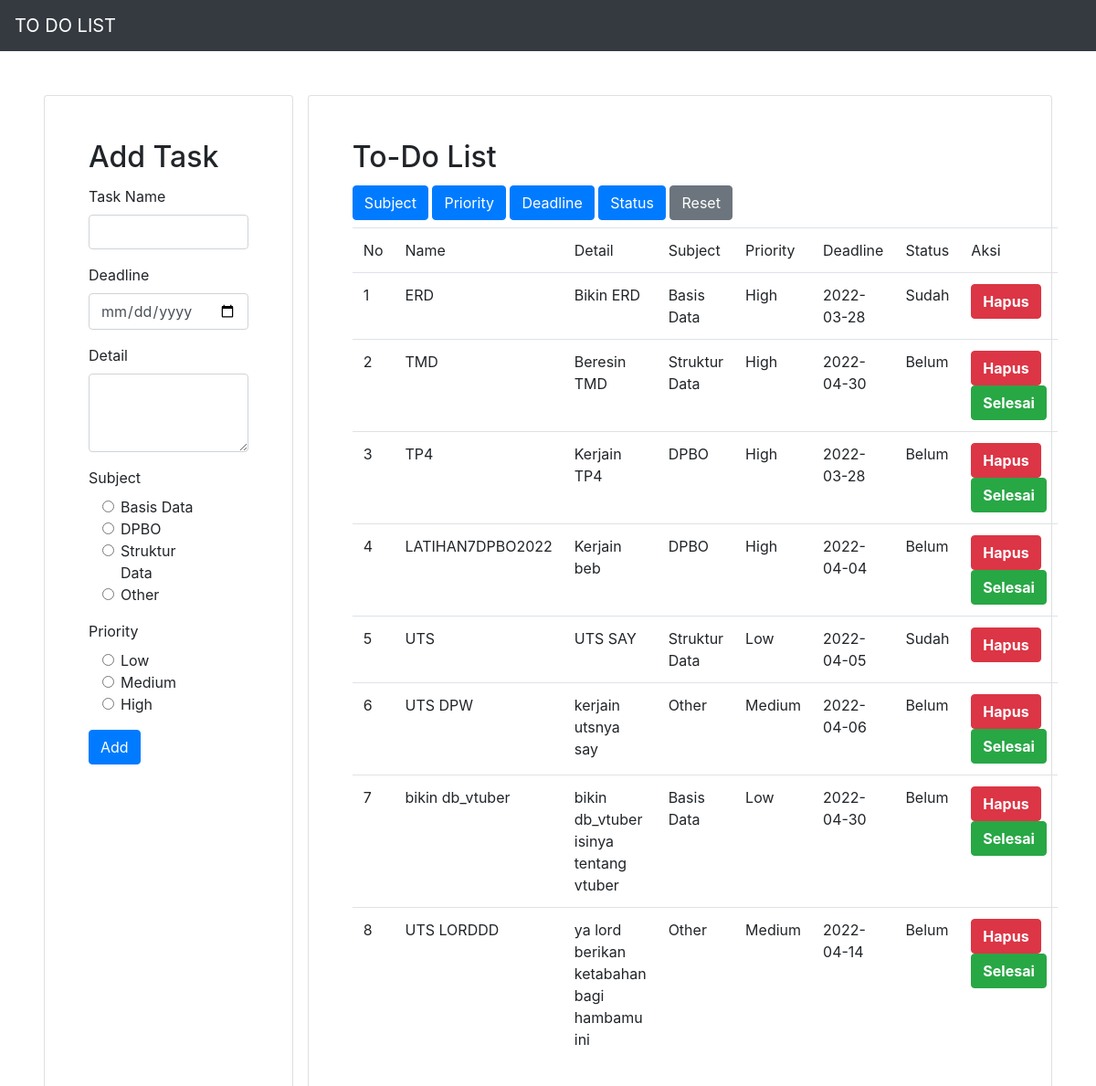
The page / on the database its author committed.
### tables this page shows
CREATE TABLE `tb_to_do` (
  `id` int(10) NOT NULL,
  `name_td` varchar(255) NOT NULL,
  `details_td` text NOT NULL,
  `subject_td` varchar(255) NOT NULL,
  `priority_td` varchar(255) NOT NULL,
  `deadline_td` date NOT NULL,
  `status_td` varchar(255) NOT NULL
);

### DB.php (called while the page is built, shortened)
<?php
class DB{
	var $db_host = '';
	var $db_user = '';
	var $db_password = '';
	var $db_name = '';
	var $db_port = '';
	var $db_link = '';
	var $result = 0;
	function __construct($db_host='', $db_user='', $db_password='', $db_name='',$db_port = ''){
		$this->db_host = $db_host;
		$this->db_user = $db_user;
		$this->db_password = $db_password;
		$this->db_name = $db_name;
		$this->db_port = $db_port;
	}
	function open(){
		$this->db_link = new mysqli($this->db_host, $this->db_user, $this->db_password, $this->db_name, $this->db_port);
	}
	function execute($query=""){
		$this->result = mysqli_query($this->db_link, $query);
		return $this->result;
	}
	function getResult(){
		return mysqli_fetch_array($this->result);
	}
}
?>

### Task.php (called while the page is built, shortened)
<?php
class Task extends DB{
	function getTask(){
		$query = "SELECT * FROM tb_to_do";
		return $this->execute($query);
	}
}
?>

### index.php (the view, shortened to what this page needs)
<?php
include("DB.php");
include("Task.php");
include("Template.php");
$db_host = "localhost";
$db_user = "root";
$db_password = "rootpw";
$db_name = "db_task";
$db_port = 3306;
$otask = new Task($db_host, $db_user, $db_password, $db_name ,$db_port);
$otask->open();
$otask->getTask();
$data = null;
$no = 1;
while (list($id, $tname, $tdetails, $tsubject, $tpriority, $tdeadline, $tstatus) = $otask->getResult()) {
	if($tstatus == "Sudah"){
		$data .= "<tr>
		<td>" . $no . "</td>
		<td>" . $tname . "</td>
		<td>" . $tdetails . "</td>
		<td>" . $tsubject . "</td>
		<td>" . $tpriority . "</td>
		<td>" . $tdeadline . "</td>
		<td>" . $tstatus . "</td>
		<td>
		<button class='btn btn-danger'><a href='index.php?id_hapus=" . $id . "' style='color: white; font-weight: bold;'>Hapus</a></button>
		</td>
		</tr>";
		$no++;
	}
	else{
		$data .= "<tr>
		<td>" . $no . "</td>
		<td>" . $tname . "</td>
		<td>" . $tdetails . "</td>
		<td>" . $tsubject . "</td>
		<td>" . $tpriority . "</td>
		<td>" . $tdeadline . "</td>
		<td>" . $tstatus . "</td>
		<td>
		<button class='btn btn-danger'><a href='index.php?id_hapus=" . $id . "' style='color: white; font-weight: bold;'>Hapus</a></button>
		<button class='btn btn-success' ><a href='index.php?id_status=" . $id .  "' style='color: white; font-weight: bold;'>Selesai</a></button>
		</td>
		</tr>";
		$no++;
	}
}

### Template.php (shortened to what this page needs)
<?php
class Template{
	var $content = '';
	function __construct($filename = ''){
		$this->content = implode('', @file($filename));
	}
	function clear(){
		$this->content = preg_replace("/DATA_[A-Z|_|0-9]+/", "", $this->content);
	}
	function write(){
		print $this->content;
	}
	function replace($old = '', $new = ''){
		if(is_int($new)){
			$value = sprintf("%d", $new);
		}elseif(is_float($new)){
			$value = sprintf("%f", $new);
		}elseif(is_array($new)){
			$value = '';
			foreach( $new as $item){
				$value .= $item. '';
			}
		}else{
			$value = $new;
		}
		$this->content = preg_replace("/$old/",  $value, $this->content);
	}
}
 ?>

### rows shown on the page
tb_to_do: name_td "ERD", details_td "Bikin ERD", subject_td "Basis Data", priority_td "High", deadline_td "2022-03-28", status_td "Sudah"
tb_to_do: name_td "TMD", details_td "Beresin TMD", subject_td "Struktur Data", priority_td "High", deadline_td "2022-04-30", status_td "Belum"
tb_to_do: name_td "TP4", details_td "Kerjain TP4", subject_td "DPBO", priority_td "High", deadline_td "2022-03-28", status_td "Belum"
tb_to_do: name_td "LATIHAN7DPBO2022", details_td "Kerjain beb", subject_td "DPBO", priority_td "High", deadline_td "2022-04-04", status_td "Belum"
tb_to_do: name_td "UTS", details_td "UTS SAY", subject_td "Struktur Data", priority_td "Low", deadline_td "2022-04-05", status_td "Sudah"
tb_to_do: name_td "UTS DPW", details_td "kerjain utsnya say", subject_td "Other", priority_td "Medium", deadline_td "2022-04-06", status_td "Belum"
tb_to_do: name_td "bikin db_vtuber", details_td "bikin db_vtuber isinya tentang vtuber", subject_td "Basis Data", priority_td "Low", deadline_td "2022-04-30", status_td "Belum"
tb_to_do: name_td "UTS LORDDD", details_td "ya lord berikan ketabahan bagi hambamu ini", subject_td "Other", priority_td "Medium", deadline_td "2022-04-14", status_td "Belum"
